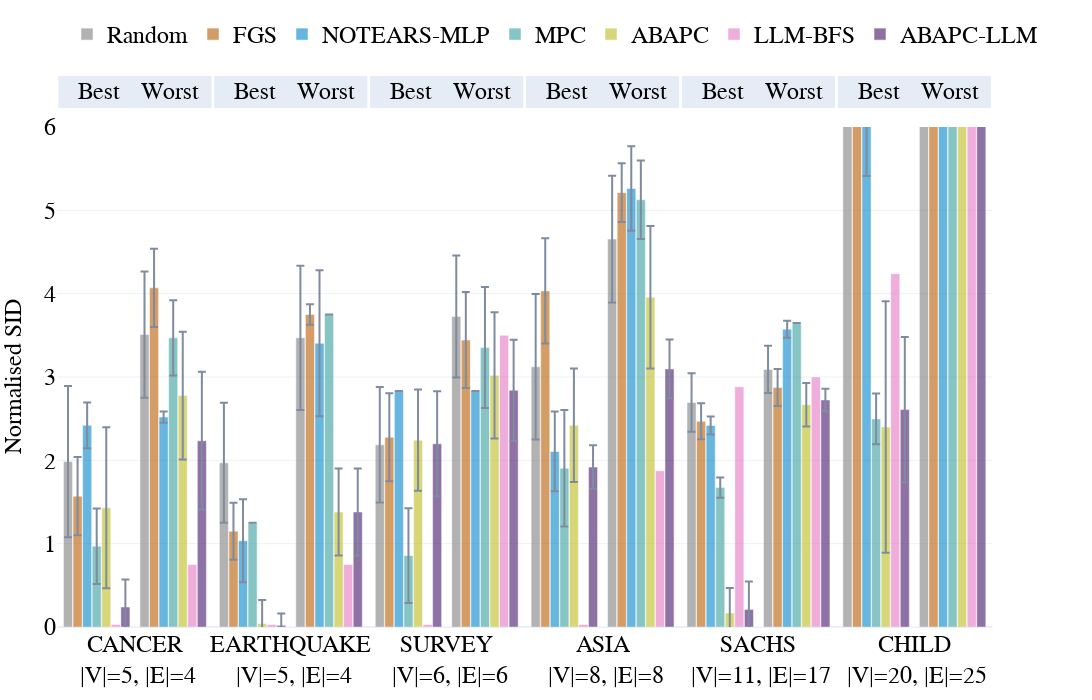
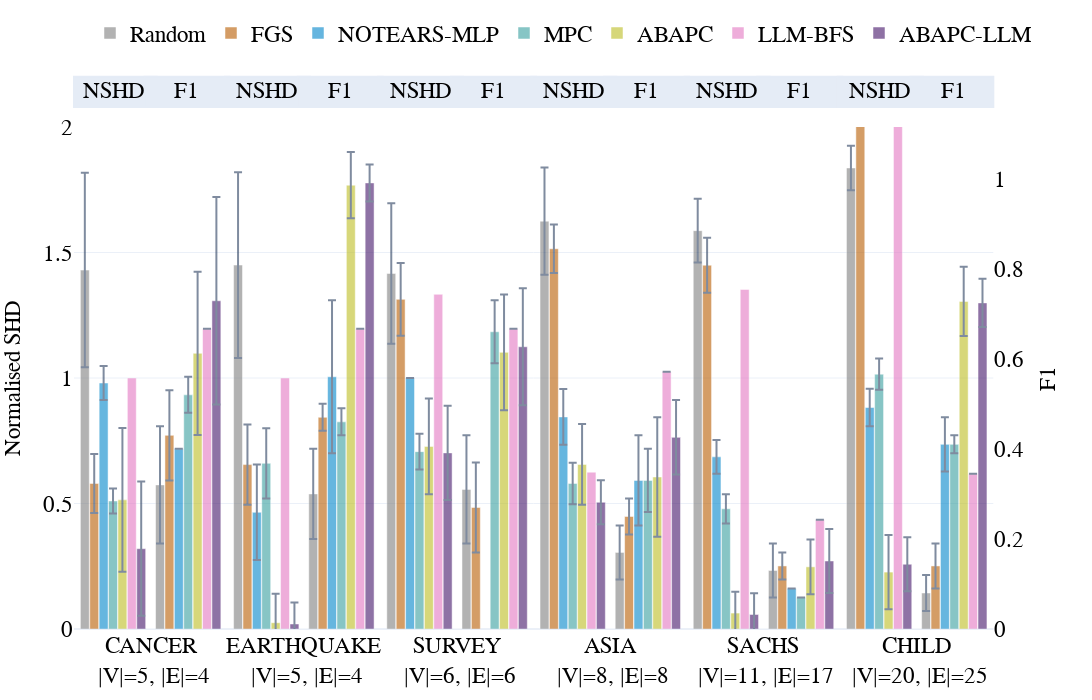
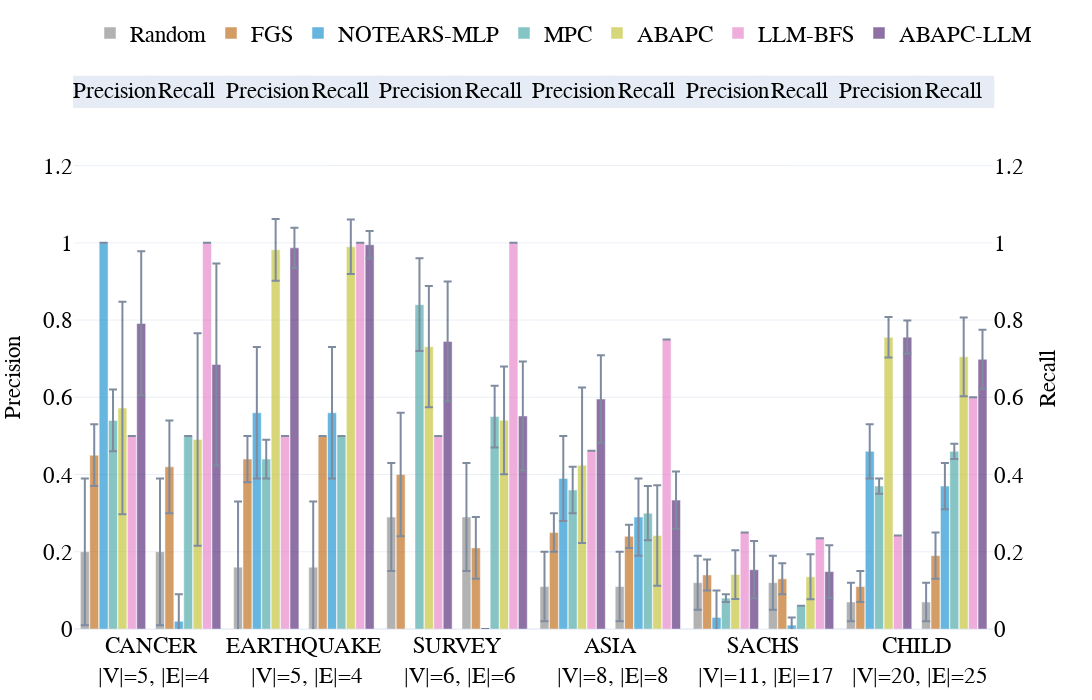
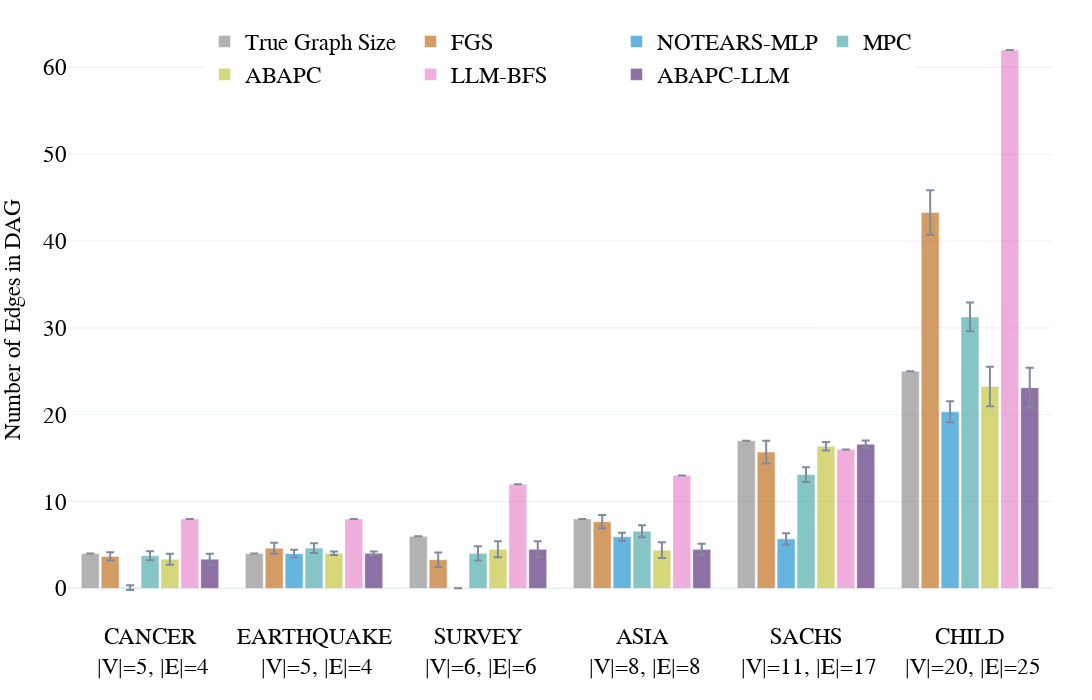

The notebook cell saved with these charts, in order:
### Markdown cell above
## CPDAG Results

### Code cell
# Plots by dataset (CPDAG)
if len(cpdag_all):
    methods = [m for m in default_methods if m in cpdag_all['model'].unique()]
    if 'p_SID_low_mean' in cpdag_all:
        cpdag_all['p_SID_low_mean'] = cpdag_all['p_SID_low_mean'].replace(0, 0.03)
    if 'p_SID_high_mean' in cpdag_all:
        cpdag_all['p_SID_high_mean'] = cpdag_all['p_SID_high_mean'].replace(0, 0.03)
    double_bar_chart_plotly(
        cpdag_all, ['p_SID_low','p_SID_high'], names_dict, colors_dict, methods,
        save_figs=save_figs, font_size=24, output_name=str(REPO_ROOT / 'results/figs/Fig.bn_cpdag_SID.html'),
        debug=False, range_y1=[0,6], range_y2=[0,6]
    )
    double_bar_chart_plotly(
        cpdag_all, ['p_shd','F1'], names_dict, colors_dict, methods,
        save_figs=save_figs, font_size=23, output_name=str(REPO_ROOT / 'results/figs/Fig.bn_cpdag_SHD_F1.html'),
        debug=False, range_y1=[0,2], range_y2=[0,1.1]
    )
    double_bar_chart_plotly(
        cpdag_all, ['precision','recall'], names_dict, colors_dict, methods,
        save_figs=save_figs, font_size=23, output_name=str(REPO_ROOT / 'results/figs/Fig.bn_cpdag_prec_rec.html'),
        debug=False
    )
    bar_chart_plotly(
        cpdag_all, 'nnz', names_dict, colors_dict, methods,
        save_figs=save_figs, font_size=23, output_name=str(REPO_ROOT / 'results/figs/Fig.bn_cpdag_nnz.html'),
        debug=False
    )
else:
    print('No CPDAG results found.')
